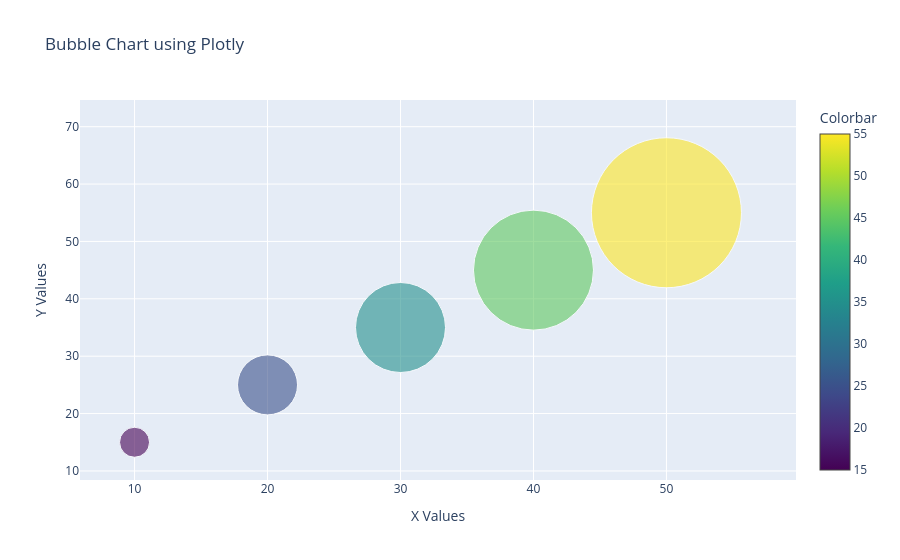

Notebook code cell kept with this figure:
### Markdown cell above
# 13. Bubble Chart

### Code cell
# Import required libraries
import plotly.graph_objects as go

# Sample data
data = {
    'X': [10, 20, 30, 40, 50],
    'Y': [15, 25, 35, 45, 55],
    'Size': [30, 60, 90, 120, 150],  # Determines the size of bubbles
    'Labels': ['A', 'B', 'C', 'D', 'E']
}

# Creating the bubble chart
fig = go.Figure(data=go.Scatter(
    x=data['X'],
    y=data['Y'],
    mode='markers',
    text=data['Labels'],
    marker=dict(
        size=data['Size'],
        sizemode='diameter',  # 'diameter' ensures that the size values correspond to the diameter of the bubbles
        opacity=0.6,
        color=data['Y'],  # Coloring the bubbles based on Y values
        colorscale='Viridis',
        colorbar=dict(title='Colorbar')
    )
))

# Setting the layout for the plot
fig.update_layout(
    title='Bubble Chart using Plotly',
    xaxis_title='X Values',
    yaxis_title='Y Values',
    showlegend=False
)

# Display the plot
fig.show()

# Save the plot to an HTML file
fig.write_html("bubble_chart_plotly.html")

# save png file with 300 dpi
fig.write_image("bubble_chart_plotly.png", scale=3)

### Figure 1 — Plotly figure (JSON) as saved in the notebook; plotly's stock layout.template omitted (floating-point values rounded to 4 significant figures)
{"data": [{"marker": {"color": [15, 25, 35, 45, 55], "colorbar": {"title": {"text": "Colorbar"}}, "colorscale": [[0, "#440154"], [0.1111, "#482878"], [0.2222, "#3e4989"], [0.3333, "#31688e"], [0.4444, "#26828e"], [0.5556, "#1f9e89"], [0.6667, "#35b779"], [0.7778, "#6ece58"], [0.8889, "#b5de2b"], [1, "#fde725"]], "opacity": 0.6, "size": [30, 60, 90, 120, 150], "sizemode": "diameter"}, "mode": "markers", "text": ["A", "B", "C", "D", "E"], "type": "scatter", "x": [10, 20, 30, 40, 50], "y": [15, 25, 35, 45, 55]}], "layout": {"showlegend": false, "title": {"text": "Bubble Chart using Plotly"}, "xaxis": {"title": {"text": "X Values"}}, "yaxis": {"title": {"text": "Y Values"}}}}
